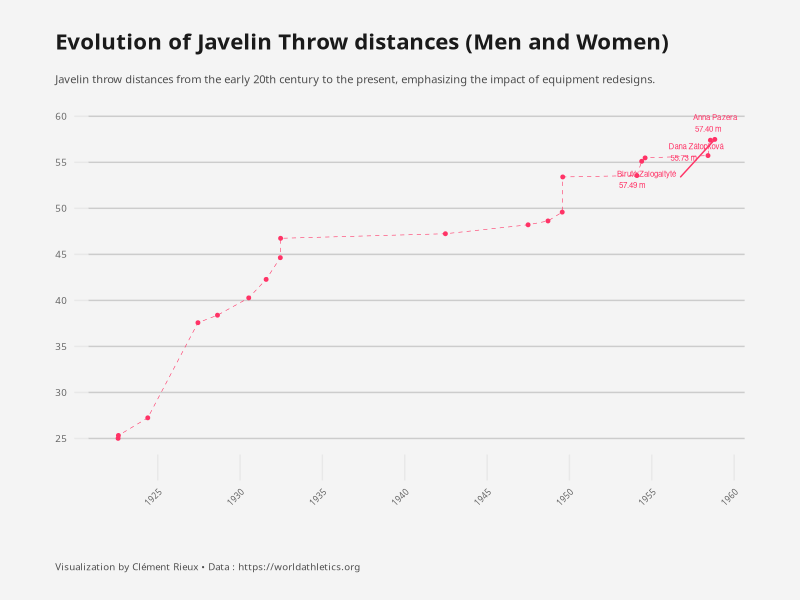
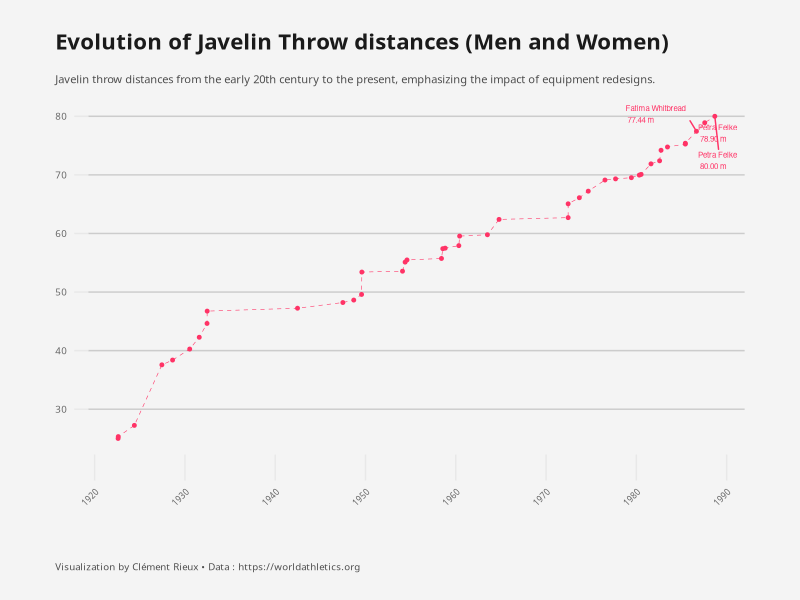
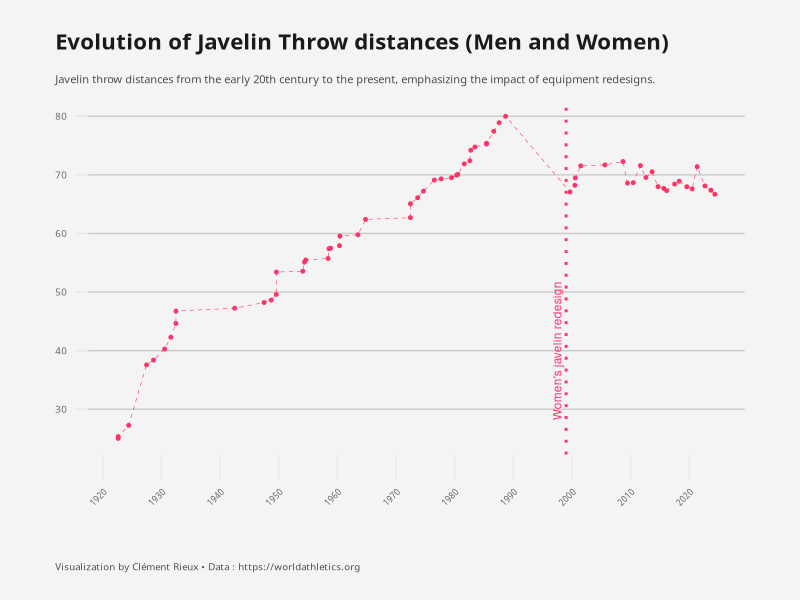
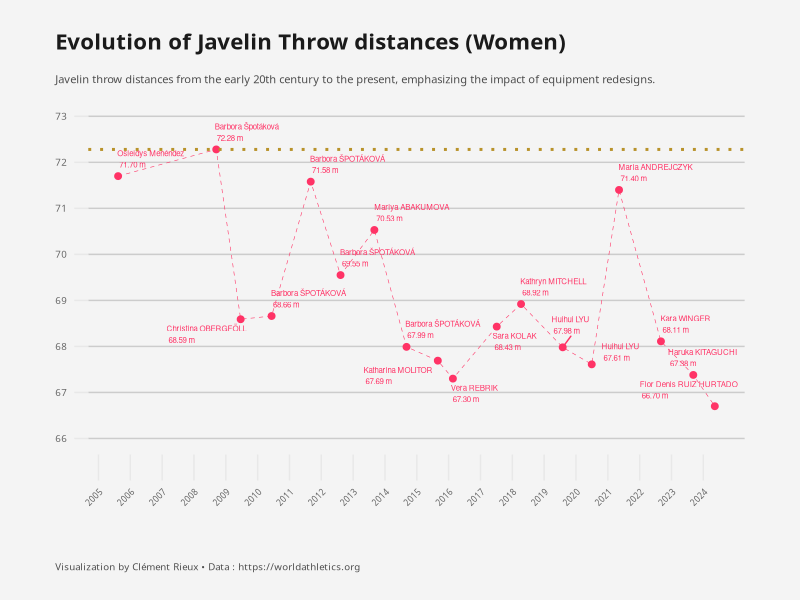
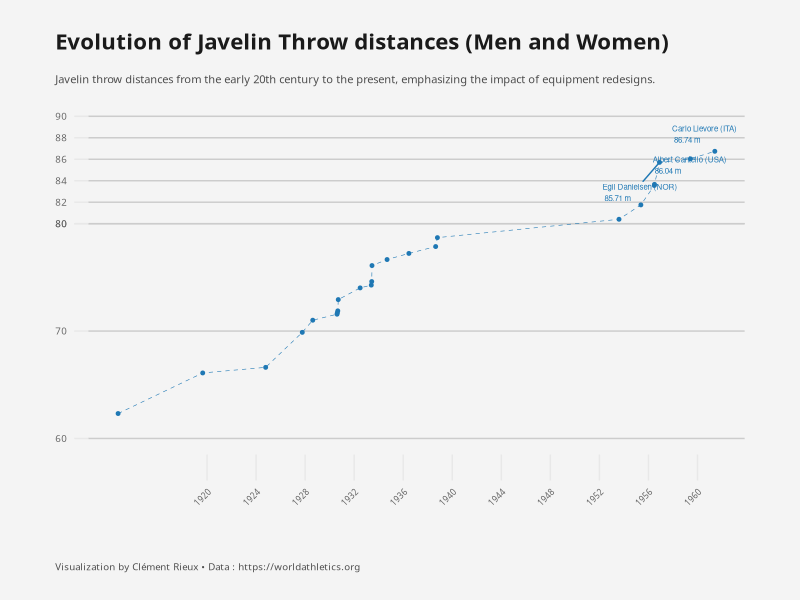
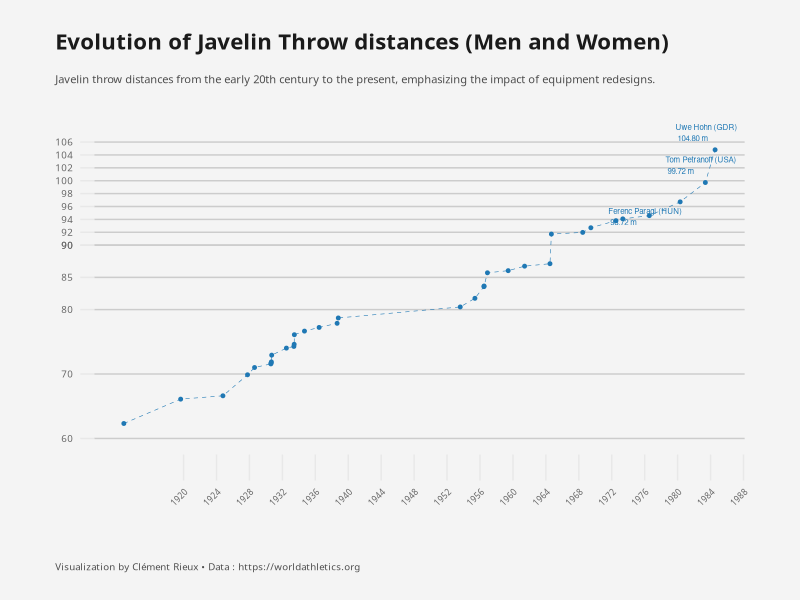
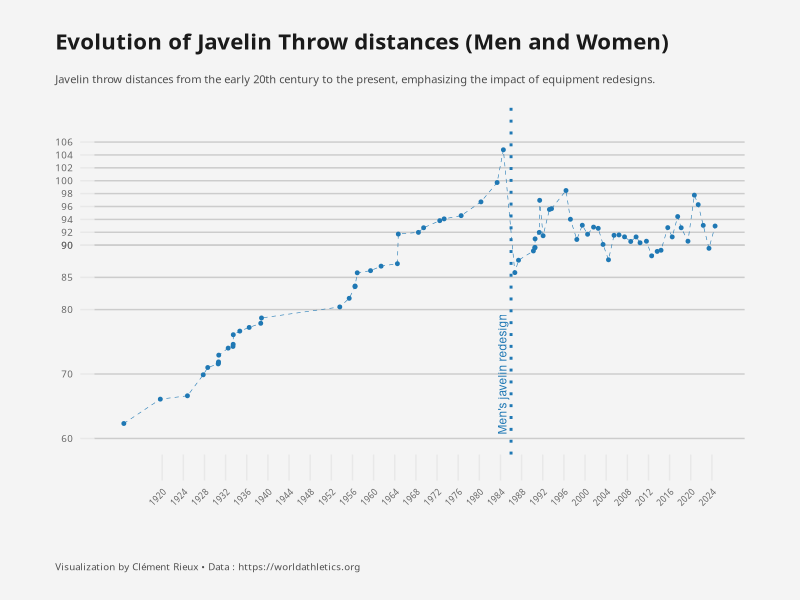
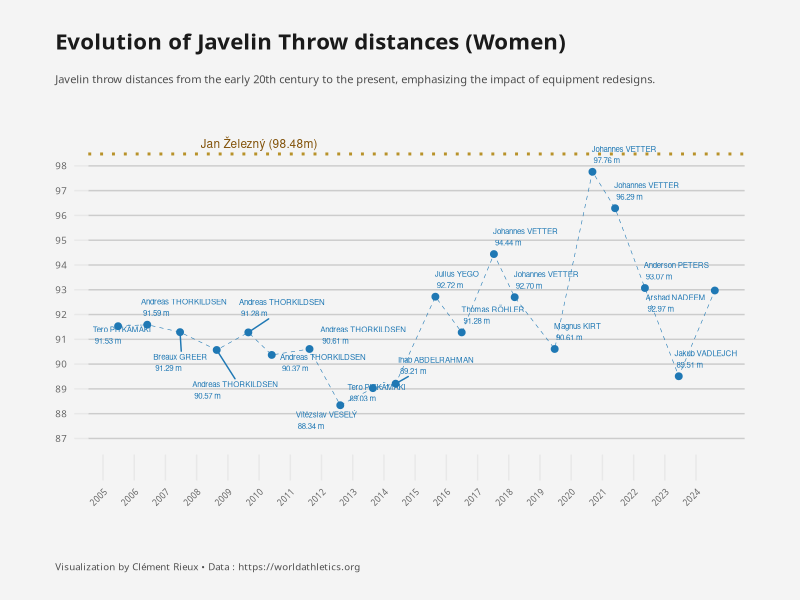

The R script that drew these images, in order:
## ---- chunk 1
#| label: setup
#| echo: false
#| output: false


library(ggplot2)
library(dplyr)
library(ggtext)
library(ggrepel)

data = read.csv("javelin_distance.csv")
data$Date = as.Date(data$Date)

theme_set(theme_minimal(base_family = "Avenir Next Condensed"))

theme_update(
  axis.title = element_blank(),
  axis.text = element_text(color = "grey40"),
  axis.text.x = element_text(size = 6, margin = margin(t = 5), angle = 45, hjust = 1),
  axis.text.y = element_text(size = 7, margin = margin(r = 5)),
  axis.ticks = element_line(color = "grey91", size = .5),
  axis.ticks.length.x = unit(1.3, "lines"),
  axis.ticks.length.y = unit(.7, "lines"),
  panel.grid = element_blank(),
  plot.margin = margin(10, 40, 20, 40),
  plot.background = element_rect(fill = "#F4F4F4", color = "#F4F4F4"),
  panel.background = element_rect(fill = "#F4F4F4", color = "#F4F4F4"),
  panel.grid.major.y = element_line(color = "gray80"), # Customize horizontal gridlines

  plot.title = element_text(color = "grey10", size = 16, face = "bold",
                            margin = margin(t = 15)),
  plot.subtitle = element_markdown(color = "grey30", size = 8, 
                                   lineheight = 1.35,
                                   margin = margin(t = 15, b = 10)),
  plot.title.position = "plot",
  plot.caption.position = "plot",
  plot.caption = element_text(color = "grey30", size = 7,
                              lineheight = 1.2, hjust = 0, 
                              margin = margin(t = 40)),
  legend.position = "none"
)

gender_colors <- c("Men" = "#1f78b4",
                   "Women" = "#FF3366") 

## ---- chunk 2
#| label: women-distance-old1
data %>% 
  filter(Gender == 'Women',
         Date < "1960-01-01") %>% 
ggplot(aes(x = Date, y = Mark, color = Gender)) + 
  geom_point(size = 1) + 
  geom_text_repel(data = data %>% 
                        filter(Gender == 'Women',
                               Date < "1960-01-01") %>% 
                        arrange(desc(Mark)) %>% head(3),
    aes(label = paste(Athlete, "\n", sprintf("%.2f", Mark), "m")), hjust = 0, vjust = -0.5, size =2) + 

  geom_line(aes(group = Gender), linetype = "dashed", size = 0.2) + 
  labs(
    title = "Evolution of Javelin Throw distances (Men and Women)",
    subtitle = "Javelin throw distances from the early 20th century to the present, emphasizing the impact of equipment redesigns.",
    x = "Year",
    y = "Distance (m)",
    color = "Gender",
    caption = "Visualization by Clément Rieux • Data : https://worldathletics.org"
  ) + 
  scale_color_manual(values = gender_colors) + 
    scale_x_date(
    breaks = seq(as.Date("1920-01-01"),as.Date("1960-12-01"), by = "5 years"),  # Set breaks every 2 years
    date_labels = "%Y"  # Format date labels as year
  ) +
  scale_y_continuous(
    breaks = c(
      seq(20, 60, by = 5)
    ), 
    limits = c(25,60),
    minor_breaks = NULL  # Remove minor breaks for clarity
  ) 
## ---- chunk 3
#| label: women-distance-old
data %>% 
  filter(Gender == 'Women',
         Date < "1990-01-01") %>% 
ggplot(aes(x = Date, y = Mark, color = Gender)) + 
  geom_point(size = 1) + 
  geom_text_repel(data = data %>% 
                        filter(Gender == 'Women',
                               Date < "1990-01-01") %>% 
                        arrange(desc(Mark)) %>% head(3),
    aes(label = paste(Athlete, "\n", sprintf("%.2f", Mark), "m")), hjust = 0, vjust = -0.5, size =2) + 

  geom_line(aes(group = Gender), linetype = "dashed", size = 0.2) + 
  labs(
    title = "Evolution of Javelin Throw distances (Men and Women)",
    subtitle = "Javelin throw distances from the early 20th century to the present, emphasizing the impact of equipment redesigns.",
    x = "Year",
    y = "Distance (m)",
    color = "Gender",
    caption = "Visualization by Clément Rieux • Data : https://worldathletics.org"
  ) + 
  scale_color_manual(values = gender_colors) + 
    scale_x_date(
    breaks = seq(as.Date("1920-01-01"),as.Date("1990-12-01"), by = "10 years"),  # Set breaks every 2 years
    date_labels = "%Y"  # Format date labels as year
  ) +
  scale_y_continuous(
    breaks = c(
      seq(30, 80, by = 10), # 30 to 80 with a step of 10m
      seq(85, 90, by = 5),  # 85 to 90 with a step of 2m
      seq(90, 106, by = 2)  # 90 to 100 with a step of 1m
    ), 
    minor_breaks = NULL  # Remove minor breaks for clarity
  ) 
## ---- chunk 4
#| label: women-distance
data %>% 
  filter(Gender == 'Women',
         ) %>% 
ggplot(aes(x = Date, y = Mark, color = Gender)) + 
  geom_point(size = 1) + 
  geom_line(aes(group = Gender), linetype = "dashed", size = 0.2) + 
  # geom_vline(xintercept = c(as.Date("1986-01-01")), 
  #            linetype = "dotted", color = "#1f78b4", size = 1) + 
  geom_vline(xintercept = c(as.Date("1999-01-01")), 
             linetype = "dotted", color = "#FF3366", size = 1) + 
  # annotate("text", x = as.Date("1986-01-01"), y = 40, 
           # label = "Men's javelin redesign", color = "#1f78b4", angle = 90, vjust = -0.5) + 
  annotate("text", x = as.Date("1999-01-01"), y = 40, 
           label = "Women's javelin redesign", color = "#FF3366", angle = 90, vjust = -0.5, size = 3) + 
  labs(
    title = "Evolution of Javelin Throw distances (Men and Women)",
    subtitle = "Javelin throw distances from the early 20th century to the present, emphasizing the impact of equipment redesigns.",
    x = "Year",
    y = "Distance (m)",
    color = "Gender",
    caption = "Visualization by Clément Rieux • Data : https://worldathletics.org"
  ) + 
  scale_color_manual(values = gender_colors) + 
    scale_x_date(
    breaks = seq(as.Date("1920-01-01"),as.Date("2024-12-01"), by = "10 years"),  # Set breaks every 2 years
    date_labels = "%Y"  # Format date labels as year
  ) +
  scale_y_continuous(
    breaks = c(
      seq(30, 80, by = 10), # 30 to 80 with a step of 10m
      seq(85, 90, by = 5),  # 85 to 90 with a step of 2m
      seq(90, 106, by = 2)  # 90 to 100 with a step of 1m
    ), 
    minor_breaks = NULL  # Remove minor breaks for clarity
  ) 
## ---- chunk 5
#| label: women-distance-zoom

data %>%
  filter(Gender == 'Women', Date > "2005-01-01") %>%
  ggplot(aes(x = Date, y = Mark, color = Gender)) + 
  geom_point(size = 2) + 
  geom_line(aes(group = Gender), linetype = "dashed", size = 0.2) + 
    geom_hline(yintercept = 72.28,
    linetype = "dotted", color = "#b8922a", size = 1) +
  geom_text_repel(aes(label = paste(Athlete, "\n", sprintf("%.2f", Mark), "m")), hjust = 0, vjust = -0.5, size =2) + 
  labs(
    title = "Evolution of Javelin Throw distances (Women)", 
    subtitle = "Javelin throw distances from the early 20th century to the present, emphasizing the impact of equipment redesigns.", 
    x = "Year", 
    y = "Distance (m)", 
    color = "Gender", 
    caption = "Visualization by Clément Rieux • Data : https://worldathletics.org"
  ) + 
  scale_color_manual(values = gender_colors) + 
  scale_x_date(
    breaks = seq(as.Date("2005-01-01"), as.Date("2024-12-01"), by = "1 year"),
    date_labels = "%Y"
  ) + 
  scale_y_continuous(
    breaks = seq(60, 100, by = 1),  limits = c(66, 73),
    minor_breaks = NULL  # Remove minor breaks for clarity
  )

## ---- chunk 6
#| label: men-distance1-old


data %>% 
  filter(Gender == 'Men',
         Date < "1964-01-01") %>% 
ggplot(aes(x = Date, y = Mark, color = Gender)) + 
  geom_point(size = 1) + 
  geom_line(aes(group = Gender), linetype = "dashed", size = 0.2) + 
  geom_text_repel(data = data %>% 
                        filter(Gender == 'Men',
                               Date < "1964-01-01") %>% 
                        arrange(desc(Mark)) %>% head(3),
    aes(label = paste(Athlete, "\n", sprintf("%.2f", Mark), "m")), hjust = 0, vjust = -0.5, size =2) + 

  labs(
    title = "Evolution of Javelin Throw distances (Men and Women)",
    subtitle = "Javelin throw distances from the early 20th century to the present, emphasizing the impact of equipment redesigns.",
    x = "Year",
    y = "Distance (m)",
    color = "Gender",
    caption = "Visualization by Clément Rieux • Data : https://worldathletics.org"
  ) + 
  scale_color_manual(values = gender_colors) + 
    scale_x_date(
    breaks = seq(as.Date("1920-01-01"),as.Date("2024-12-01"), by = "4 years"),  # Set breaks every 2 years
    date_labels = "%Y"  # Format date labels as year
  ) +
  scale_y_continuous(
    breaks = c(
      seq(60, 80, by = 10), # 30 to 80 with a step of 10m
      seq(80, 90, by = 2)  # 85 to 90 with a step of 2m
    ), 
    limits = c(60,90),
    minor_breaks = NULL  # Remove minor breaks for clarity
  ) 
## ---- chunk 7
#| label: men-distance-old


data %>% 
  filter(Gender == 'Men',
         Date < "1986-01-01") %>% 
ggplot(aes(x = Date, y = Mark, color = Gender)) + 
  geom_point(size = 1) + 
  geom_line(aes(group = Gender), linetype = "dashed", size = 0.2) + 
  geom_text_repel(data = data %>% 
                        filter(Gender == 'Men',
                               Date < "1986-01-01") %>% 
                        arrange(desc(Mark)) %>% head(3),
    aes(label = paste(Athlete, "\n", sprintf("%.2f", Mark), "m")), hjust = 0, vjust = -0.5, size =2) + 

  labs(
    title = "Evolution of Javelin Throw distances (Men and Women)",
    subtitle = "Javelin throw distances from the early 20th century to the present, emphasizing the impact of equipment redesigns.",
    x = "Year",
    y = "Distance (m)",
    color = "Gender",
    caption = "Visualization by Clément Rieux • Data : https://worldathletics.org"
  ) + 
  scale_color_manual(values = gender_colors) + 
    scale_x_date(
    breaks = seq(as.Date("1920-01-01"),as.Date("2024-12-01"), by = "4 years"),  # Set breaks every 2 years
    date_labels = "%Y"  # Format date labels as year
  ) +
  scale_y_continuous(
    breaks = c(
      seq(60, 80, by = 10), # 30 to 80 with a step of 10m
      seq(85, 90, by = 5),  # 85 to 90 with a step of 2m
      seq(90, 106, by = 2)  # 90 to 100 with a step of 1m
    ), 
    limits = c(60,110),
    minor_breaks = NULL  # Remove minor breaks for clarity
  ) 
## ---- chunk 8
#| label: men-distance


data %>% 
  filter(Gender == 'Men') %>% 
ggplot(aes(x = Date, y = Mark, color = Gender)) + 
  geom_point(size = 1) + 
  geom_line(aes(group = Gender), linetype = "dashed", size = 0.2) + 
  geom_vline(xintercept = c(as.Date("1986-01-01")),
             linetype = "dotted", color = "#1f78b4", size = 1) +
  # geom_vline(xintercept = c(as.Date("1999-01-01")), 
             # linetype = "dotted", color = "#FF3366", size = 1) + 
  annotate("text", x = as.Date("1986-01-01"), y = 70, 
           label = "Men's javelin redesign", color = "#1f78b4", angle = 90, vjust = -0.5, size = 3) + 
  # annotate("text", x = as.Date("1999-01-01"), y = 40, 
           # label = "Women's javelin redesign", color = "#FF3366", angle = 90, vjust = -0.5) + 
  labs(
    title = "Evolution of Javelin Throw distances (Men and Women)",
    subtitle = "Javelin throw distances from the early 20th century to the present, emphasizing the impact of equipment redesigns.",
    x = "Year",
    y = "Distance (m)",
    color = "Gender",
    caption = "Visualization by Clément Rieux • Data : https://worldathletics.org"
  ) + 
  scale_color_manual(values = gender_colors) + 
    scale_x_date(
    breaks = seq(as.Date("1920-01-01"),as.Date("2024-12-01"), by = "4 years"),  # Set breaks every 2 years
    date_labels = "%Y"  # Format date labels as year
  ) +
  scale_y_continuous(
    breaks = c(
      seq(30, 80, by = 10), # 30 to 80 with a step of 10m
      seq(85, 90, by = 5),  # 85 to 90 with a step of 2m
      seq(90, 106, by = 2)  # 90 to 100 with a step of 1m
    ), 
    limits = c(60, 110),
    minor_breaks = NULL  # Remove minor breaks for clarity
  ) 
## ---- chunk 9
#| label: men-distance-zoom

data %>%
  filter(Gender == 'Men', Date > "2005-01-01") %>%
  ggplot(aes(x = Date, y = Mark, color = Gender)) + 
  geom_point(size = 2) + 
  geom_line(aes(group = Gender), linetype = "dashed", size = 0.2) + 
  geom_hline(yintercept = 98.48,
    linetype = "dotted", color = "#b8922a", size = 1) +
  annotate("text", x = as.Date("2010-01-01"), y = 98.90, 
           label = "Jan Železný (98.48m)", color = "#825209", size = 3) + 
  geom_text_repel(aes(label = paste(Athlete, "\n", sprintf("%.2f", Mark), "m")), hjust = 0, vjust = -0.5, size =2) + 
  labs(
    title = "Evolution of Javelin Throw distances (Women)", 
    subtitle = "Javelin throw distances from the early 20th century to the present, emphasizing the impact of equipment redesigns.", 
    x = "Year", 
    y = "Distance (m)", 
    color = "Gender", 
    caption = "Visualization by Clément Rieux • Data : https://worldathletics.org"
  ) + 
  scale_color_manual(values = gender_colors) + 
  scale_x_date(
    breaks = seq(as.Date("2005-01-01"), as.Date("2024-12-01"), by = "1 year"),
    date_labels = "%Y"
  ) + 
  scale_y_continuous(
    breaks = seq(87, 98, by = 1),  limits = c(87, 100),
    minor_breaks = NULL  # Remove minor breaks for clarity
  )
